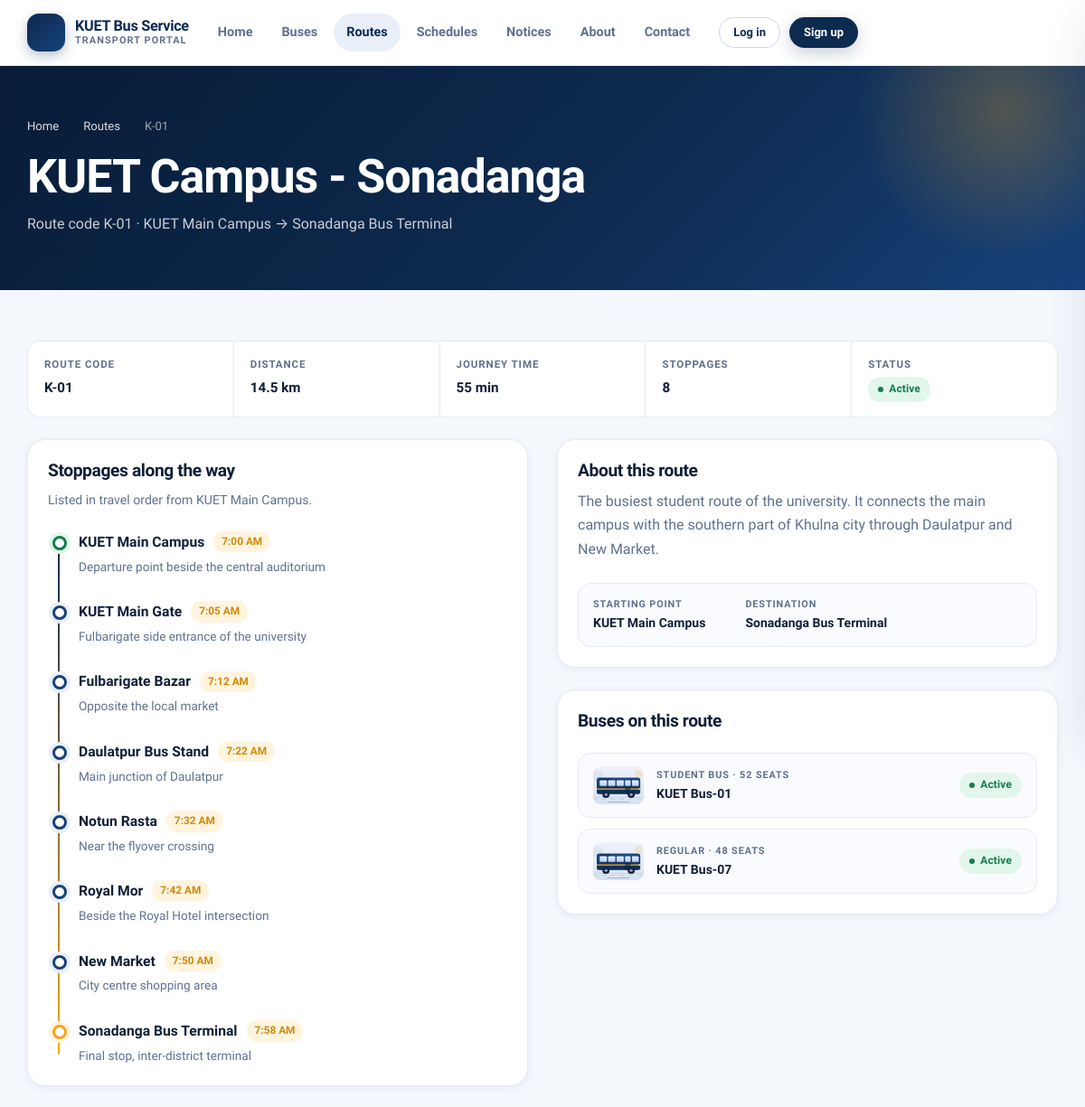
The app's page /route-details.php?id=1 (upper part), older data.
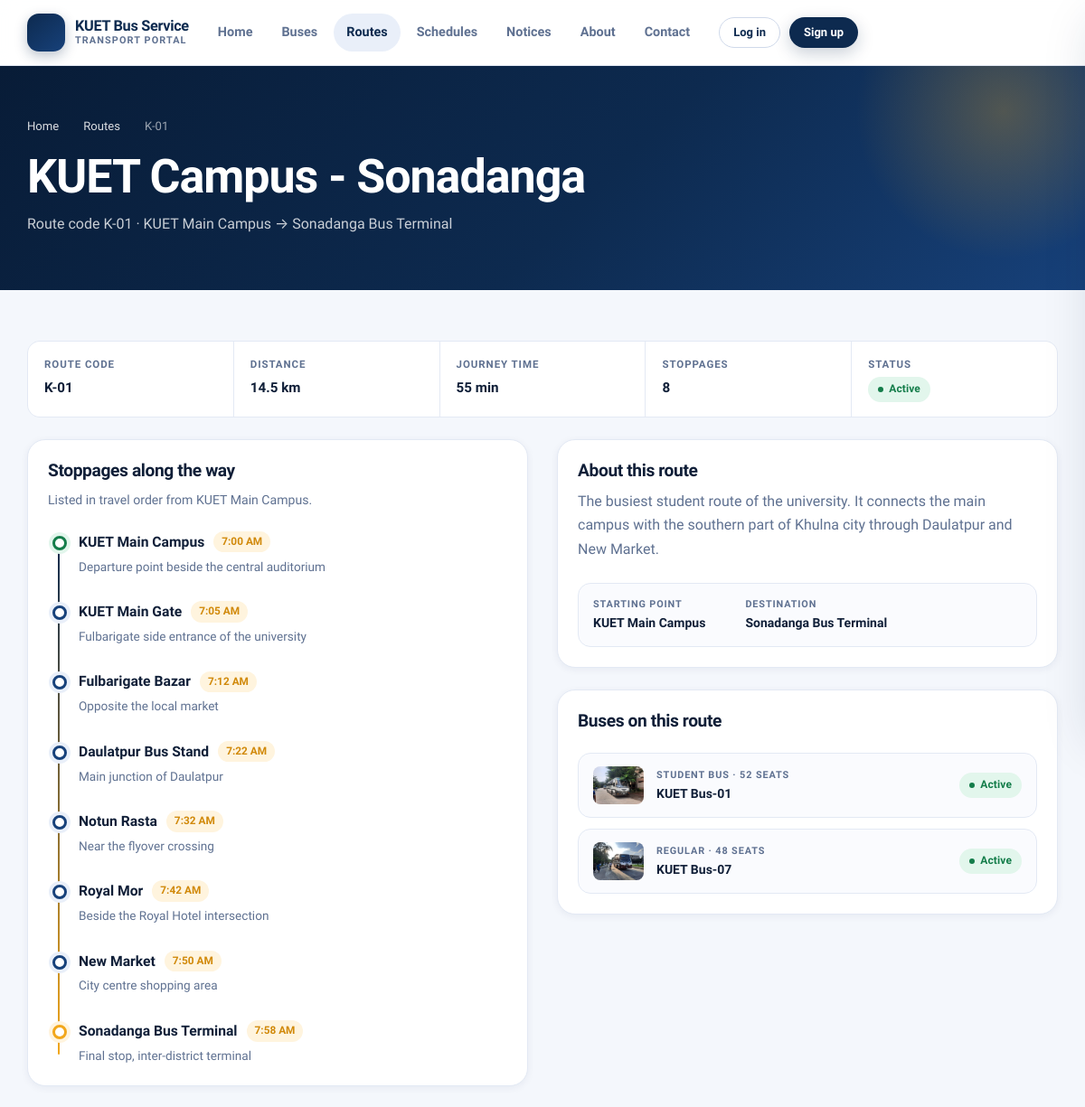
The same page, newer data.
### tables this page shows
CREATE TABLE `buses` (
    `id`             INT UNSIGNED NOT NULL AUTO_INCREMENT,
    `bus_name`       VARCHAR(80)  NOT NULL,        
    `reg_number`     VARCHAR(40)  NOT NULL,        
    `model`          VARCHAR(80)      NULL,
    `capacity`       SMALLINT UNSIGNED NOT NULL DEFAULT 40,
    `bus_type`       ENUM('Regular','Student Bus','Faculty Bus (AC)','Faculty Bus (Non AC)')
                     NOT NULL DEFAULT 'Regular',
    `status`         ENUM('Active','Maintenance','Inactive') NOT NULL DEFAULT 'Active',
    `driver_name`    VARCHAR(80)      NULL,
    `driver_contact` VARCHAR(20)      NULL,
    `description`    TEXT             NULL,
    `image`          VARCHAR(255)     NULL,        
    `created_at`     TIMESTAMP    NOT NULL DEFAULT CURRENT_TIMESTAMP,
    `updated_at`     TIMESTAMP    NOT NULL DEFAULT CURRENT_TIMESTAMP ON UPDATE CURRENT_TIMESTAMP,
    PRIMARY KEY (`id`),
    UNIQUE KEY `uq_buses_reg` (`reg_number`),
    KEY `idx_buses_status` (`status`),
    KEY `idx_buses_type` (`bus_type`)
);

### includes/functions.php (called while the page is built, shortened)
<?php
function e($value): string
{
    return htmlspecialchars((string) $value, ENT_QUOTES | ENT_SUBSTITUTE, 'UTF-8');
}
function url(string $path = ''): string
{
    return BASE_URL . ltrim($path, '/');
}
function clean($value)
{
    return trim((string) $value);
}
function get(string $key, $default = '')
{
    return isset($_GET[$key]) ? clean($_GET[$key]) : $default;
}
function isBlank($value): bool
{
    return $value === null || trim((string) $value) === '';
}
function q(string $sql, array $params = []): PDOStatement
{
    $stmt = db()->prepare($sql);
    $stmt->execute($params);
    return $stmt;
}
function fetchAll(string $sql, array $params = []): array
{
    return q($sql, $params)->fetchAll();
}
function fetchOne(string $sql, array $params = []): ?array
{
    $row = q($sql, $params)->fetch();
    return $row === false ? null : $row;
}
function statusClass(string $status): string
{
    switch (strtolower($status)) {
        case 'active':
        case 'published':
            return 'badge--success';
    }
}
function busImage(?string $file): string
{
    if (!isBlank($file) && is_file(UPLOAD_DIR . DIRECTORY_SEPARATOR . basename($file))) {
        return UPLOAD_URL . rawurlencode(basename($file));
    }
    return PLACEHOLDER_BUS;
}

### config/database.php (called while the page is built, shortened)
<?php
function db(): PDO
{
    static $pdo = null;
    if ($pdo instanceof PDO) {
        return $pdo;
    }
    $dsn = 'mysql:host=' . DB_HOST . ';port=' . DB_PORT . ';dbname=' . DB_NAME . ';charset=' . DB_CHARSET;
    $options = [
        PDO::ATTR_ERRMODE            => PDO::ERRMODE_EXCEPTION,
        PDO::ATTR_DEFAULT_FETCH_MODE => PDO::FETCH_ASSOC,
        PDO::ATTR_EMULATE_PREPARES   => false,
        PDO::ATTR_STRINGIFY_FETCHES  => false,
    ];
    try {
        $pdo = new PDO($dsn, DB_USER, DB_PASS, $options);
    } catch (PDOException $e) {
        error_log('[DB] ' . $e->getMessage());
        http_response_code(500);
        $detail = APP_DEBUG ? htmlspecialchars($e->getMessage(), ENT_QUOTES, 'UTF-8') : '';
        die(
            '<!doctype html><html lang="en"><head><meta charset="utf-8">'
            . '<meta name="viewport" content="width=device-width, initial-scale=1">'
            . '<title>Database unavailable</title>'
            . '<style>body{font-family:system-ui,Segoe UI,Arial,sans-serif;background:#f4f6fb;color:#102a53;'
            . 'display:flex;min-height:100vh;align-items:center;justify-content:center;margin:0;padding:24px}'
            . '.box{background:#fff;max-width:560px;padding:40px;border-radius:18px;'
            . 'box-shadow:0 20px 45px rgba(16,42,83,.12)}h1{margin:0 0 12px;font-size:22px}'
            . 'code{background:#eef2f9;padding:2px 6px;border-radius:6px;font-size:13px}'
            . 'li{margin-bottom:6px;line-height:1.6}</style></head><body><div class="box">'
            . '<h1>Cannot connect to the database</h1>'
            . '<p>The site could not reach the MySQL server. Please check the following:</p><ul>'
            . '<li>XAMPP &rarr; MySQL module is <strong>running</strong>.</li>'
            . '<li>MySQL is listening on port <code>' . DB_PORT . '</code>.</li>'
            . '<li>The database <code>' . DB_NAME . '</code> has been imported from '
            . '<code>database/university_bus_service.sql</code>.</li>'
            . '</ul>' . ($detail ? '<p><small>' . $detail . '</small></p>' : '')
            . '</div></body></html>'
        );
    }
    return $pdo;
}

### route-details.php (the view, shortened to what the changed rows need)
<?php
$id = (int) get('id', 0);
$route = $id > 0
    ? fetchOne('SELECT * FROM routes WHERE id = ?', [$id])
    : null;
$buses = fetchAll(
    'SELECT DISTINCT b.id, b.bus_name, b.reg_number, b.capacity, b.bus_type, b.status, b.image
       FROM buses b
       JOIN schedules s ON s.bus_id = b.id
      WHERE s.route_id = ?
      ORDER BY b.bus_name',
    [$id]
);
require_once __DIR__ . '/includes/header.php';
?>
<section class="page-header">
    <div class="container">
        <h1><?= e($route['route_name']) ?></h1>
    </div>
</section>
<section class="section section--tight">
    <div class="container">
        <div class="grid detail-layout" style="grid-template-columns:1fr 1fr;gap:32px;align-items:start;">
            <div class="card">
                <div class="card__body">
                    <h2 style="font-size:1.2rem;">Stoppages along the way</h2>
                </div>
            </div>
            <div class="stack" style="gap:24px;">
                <div class="card">
                    <div class="card__body">
                        <h2 style="font-size:1.2rem;">About this route</h2>
                    </div>
                </div>
                <div class="card">
                    <div class="card__body">
                        <h2 style="font-size:1.2rem;">Buses on this route</h2>
                        <?php if ($buses): ?>
                            <div class="stack mt-3" style="gap:12px;">
                                <?php foreach ($buses as $b): ?>
                                    <a class="route-line" style="text-decoration:none;color:inherit;gap:14px;"
                                       href="<?= e(url('bus-details.php?id=' . (int) $b['id'])) ?>">
                                        <img src="<?= e(busImage($b['image'])) ?>" alt=""
                                             width="56" height="42" loading="lazy"
                                             style="width:56px;height:42px;object-fit:cover;border-radius:8px;flex:none;">
                                        <span class="route-line__point spacer">
                                            <span><?= e($b['bus_type']) ?> &middot; <?= e($b['capacity']) ?> seats</span>
                                            <b><?= e($b['bus_name']) ?></b>
                                        </span>
                                        <span class="badge <?= e(statusClass($b['status'])) ?>"><?= e($b['status']) ?></span>
                                    </a>
                                <?php endforeach; ?>
                            </div>
                        <?php else: ?>
                            <p class="text-muted" style="margin-top:10px;font-size:.9rem;">
                                No bus has been assigned to this route yet.
                            </p>
                        <?php endif; ?>
                    </div>
                </div>
            </div>
        </div>
    </div>
</section>
<?php require_once __DIR__ . '/includes/footer.php'; ?>

Row changes from the older to the newer data that the page shows:
changed buses "KUET Bus-01": image: picture added in place of a placeholder
changed buses "KUET Bus-07": image: picture added in place of a placeholder
